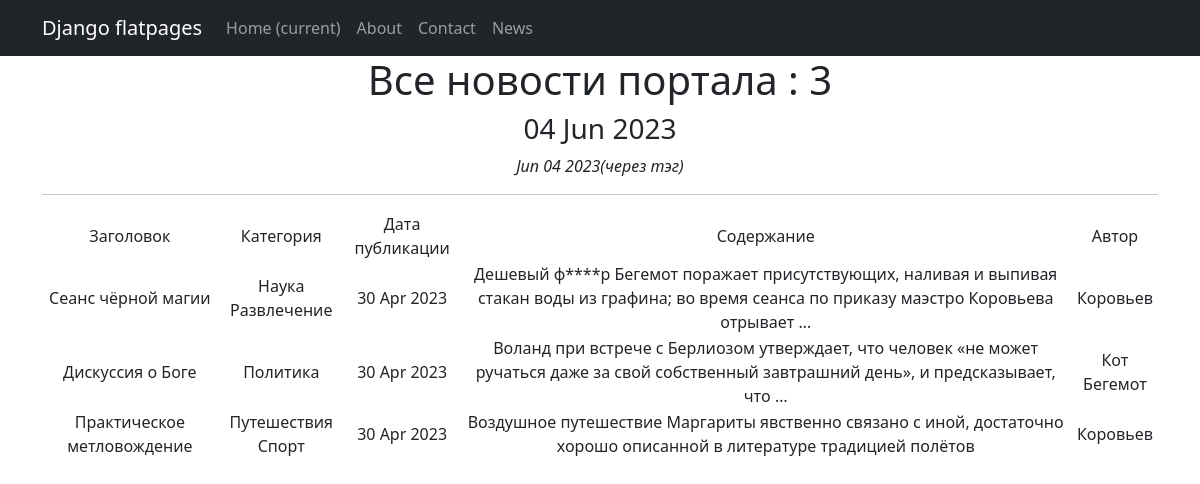
Page /news/ on the committed database.
### news/models.py (models this page shows, shortened)
class Post(models.Model):
    article = 'AR'
    news = 'NW'
    POST_TYPE = [
        (article, 'Статья'),
        (news, 'Новость')
    ]
    post_type = models.CharField(max_length=2,
                                 choices=POST_TYPE)
    post_date_time = models.DateTimeField(auto_now_add=True)
    post_title = models.CharField(max_length=255)
    post_text = models.TextField()
    post_rating = models.IntegerField(default=0)
    author = models.ForeignKey('Author', on_delete=models.CASCADE)
    category = models.ManyToManyField('Category', through='PostCategory')

class Category(models.Model):
    category_name = models.CharField(max_length=255,
                                     unique=True)
    def __str__(self):
        return self.category_name

class Author(models.Model):
    author_rating = models.IntegerField(default=0)
    author = models.OneToOneField(User, on_delete=models.CASCADE)
    def __str__(self):
        return self.author.username

### news/views.py (the view)
# urls.py: path('', NewsList.as_view()),
class NewsList(ListView):
    model = Post
    template_name = 'news.html'
    context_object_name = 'news'
    def get_context_data(self, **kwargs):
        context = super().get_context_data(**kwargs)
        context['time_now'] = datetime.utcnow()
        return context

### news/templatetags/custom_filters.py (called while the page is built)
@register.filter()
def censor(value):
    words = value.split()
    corrected_words = []
    for word in words:
        if word.lower() in restricted_words:
            word = word = list(word)[0] + ''.join([i.replace(i, "*") for i in list(word)[1:-1]]) + list(word)[-1]
            corrected_words.append(word)
        else:
            corrected_words.append(word)
    corrected_words = ' '.join(corrected_words)
    return corrected_words

### news/templatetags/custom_tags.py (called while the page is built)
@register.simple_tag()
def current_time(format_string='%b %d %Y'):
    return datetime.utcnow().strftime(format_string) + '(через тэг)'

### templates/news.html (shortened to what this page needs)
{% extends 'flatpages/default.html' %}
{% load custom_filters %}
{% load custom_tags %}
{% block content %}
    <h1> Все новости портала : {{ news|length }} </h1>
    <h3>{{ time_now|date:'d M Y' }}</h3>
    <em>{% current_time %}</em>
    <hr>
    {% if news %}
        <table>
            <tr>
                <td> Заголовок </td>
                <td> Категория </td>
                <td> Дата публикации </td>
                <td> Содержание </td>
                <td> Автор </td>
            </tr>
            {% for one_news in news %}
            <tr>
                <td> {{ one_news.post_title }} </td>
                <td>
                    {% for category in one_news.category.all %}
                    {{ category }}
                    {% endfor %}
                </td>
                <td> {{ one_news.post_date_time|date:'d M Y' }} </td>
                <td> {{ one_news.post_text|truncatewords:20|censor }} </td>
                <td> {{ one_news.author }} </td>
            </tr>
            {% endfor %}
        </table>
    {% else %}
        <h2> Новостей на сегодня нет </h2>
    {% endif %}
{% endblock content %}

### templates/flatpages/default.html (shortened to what this page needs)
<!DOCTYPE html>
<html lang="en">
<head>
    {% load static %}
    <link href="{% static 'css/styles.css' %}" rel="stylesheet"/>
</head>
<body>
<nav class="navbar navbar-expand-lg navbar-dark bg-dark static-top">
    <div class="container">
        <a class="navbar-brand" href="#">Django flatpages</a>
        <div class="collapse navbar-collapse" id="navbarResponsive">
            <ul class="navbar-nav ml-auto">
                <li class="nav-item active">
                    <a class="nav-link" href="#">Home
                        <span class="sr-only">(current)</span>
                    </a>
                </li>
                <li class="nav-item">
                    <a class="nav-link" href="/about/">About</a>
                </li>
                <li class="nav-item">
                    <a class="nav-link" href="/contacts/">Contact</a>
                </li>
                <li class="nav-item">
                    <a class="nav-link" href="/news/">News</a>
                </li>
            </ul>
        </div>
    </div>
</nav>
<div class="container">
    <div class="row">
        <div class="col-lg-12 text-center">
            {% block content %}{% endblock content %}
        </div>
    </div>
</div>
</body>
</html>

### rows in the picture
Post: post_title "Cеанс чёрной магии", post_date_time "30 Apr 2023", post_text|censor "Дешевый ф****р Бегемот поражает присутствующих, наливая и выпивая стакан воды из графина; во время сеанса по приказу маэстро Коровьева отрывает …", author "Коровьев"
Category: category_name "Наука"
Category: category_name "Развлечение"
Post: post_title "Дискуссия о Боге", post_date_time "30 Apr 2023", post_text|censor "Воланд при встрече с Берлиозом утверждает, что человек «не может ручаться даже за свой собственный завтрашний день», и предсказывает, что …", author "Кот Бегемот"
Category: category_name "Политика"
Post: post_title "Практическое метловождение", post_date_time "30 Apr 2023", post_text|censor "Воздушное путешествие Маргариты явственно связано с иной, достаточно хорошо описанной в литературе традицией полётов", author "Коровьев"
Category: category_name "Путешествия"
Category: category_name "Спорт"

### other values in the picture
{{ news|length }} "3"
{{ time_now|date:'d M Y' }} "04 Jun 2023"
